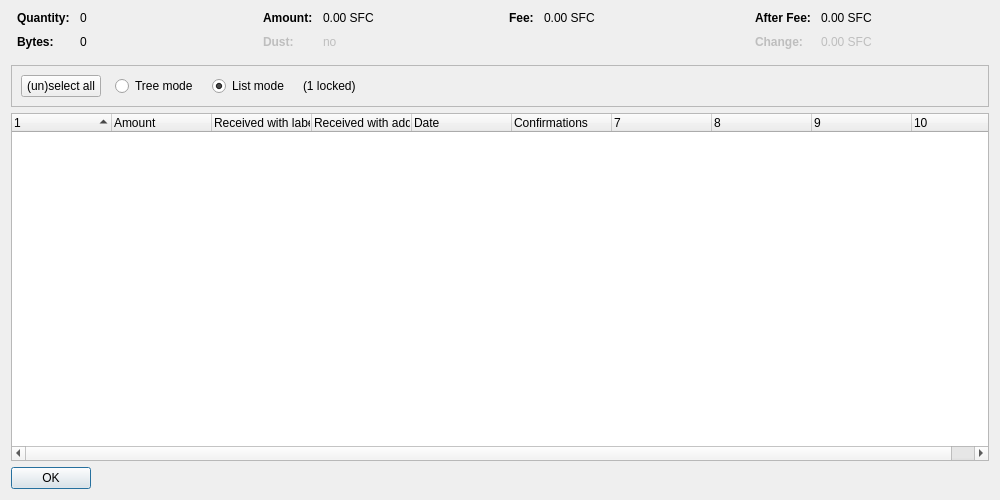
<?xml version="1.0" encoding="UTF-8"?>
<ui version="4.0">
 <class>CoinControlDialog</class>
 <widget class="QDialog" name="CoinControlDialog">
  <property name="geometry">
   <rect>
    <x>0</x>
    <y>0</y>
    <width>1000</width>
    <height>500</height>
   </rect>
  </property>
  <property name="windowTitle">
   <string>Coin Selection</string>
  </property>
  <layout class="QVBoxLayout" name="verticalLayout">
   <item>
    <layout class="QHBoxLayout" name="horizontalLayoutTop" stretch="0,0,0,0">
     <property name="topMargin">
      <number>0</number>
     </property>
     <property name="bottomMargin">
      <number>10</number>
     </property>
     <item>
      <layout class="QFormLayout" name="formLayoutCoinControl1">
       <property name="horizontalSpacing">
        <number>10</number>
       </property>
       <property name="verticalSpacing">
        <number>10</number>
       </property>
       <property name="leftMargin">
        <number>6</number>
       </property>
       <property name="rightMargin">
        <number>6</number>
       </property>
       <item row="0" column="0">
        <widget class="QLabel" name="labelCoinControlQuantityText">
         <property name="font">
          <font>
           <weight>75</weight>
           <bold>true</bold>
          </font>
         </property>
         <property name="text">
          <string>Quantity:</string>
         </property>
        </widget>
       </item>
       <item row="0" column="1">
        <widget class="QLabel" name="labelCoinControlQuantity">
         <property name="cursor">
          <cursorShape>IBeamCursor</cursorShape>
         </property>
         <property name="contextMenuPolicy">
          <enum>Qt::ActionsContextMenu</enum>
         </property>
         <property name="text">
          <string notr="true">0</string>
         </property>
         <property name="textInteractionFlags">
          <set>Qt::LinksAccessibleByMouse|Qt::TextSelectableByKeyboard|Qt::TextSelectableByMouse</set>
         </property>
        </widget>
       </item>
       <item row="1" column="0">
        <widget class="QLabel" name="labelCoinControlBytesText">
         <property name="font">
          <font>
           <weight>75</weight>
           <bold>true</bold>
          </font>
         </property>
         <property name="text">
          <string>Bytes:</string>
         </property>
        </widget>
       </item>
       <item row="1" column="1">
        <widget class="QLabel" name="labelCoinControlBytes">
         <property name="cursor">
          <cursorShape>IBeamCursor</cursorShape>
         </property>
         <property name="contextMenuPolicy">
          <enum>Qt::ActionsContextMenu</enum>
         </property>
         <property name="text">
          <string notr="true">0</string>
         </property>
         <property name="textInteractionFlags">
          <set>Qt::LinksAccessibleByMouse|Qt::TextSelectableByKeyboard|Qt::TextSelectableByMouse</set>
         </property>
        </widget>
       </item>
      </layout>
     </item>
     <item>
      <layout class="QFormLayout" name="formLayoutCoinControl2">
       <property name="horizontalSpacing">
        <number>10</number>
       </property>
       <property name="verticalSpacing">
        <number>10</number>
       </property>
       <property name="leftMargin">
        <number>6</number>
       </property>
       <property name="rightMargin">
        <number>6</number>
       </property>
       <item row="0" column="0">
        <widget class="QLabel" name="labelCoinControlAmountText">
         <property name="font">
          <font>
           <weight>75</weight>
           <bold>true</bold>
          </font>
         </property>
         <property name="text">
          <string>Amount:</string>
         </property>
        </widget>
       </item>
       <item row="0" column="1">
        <widget class="QLabel" name="labelCoinControlAmount">
         <property name="cursor">
          <cursorShape>IBeamCursor</cursorShape>
         </property>
         <property name="contextMenuPolicy">
          <enum>Qt::ActionsContextMenu</enum>
         </property>
         <property name="text">
          <string notr="true">0.00 SFC</string>
         </property>
         <property name="textInteractionFlags">
          <set>Qt::LinksAccessibleByMouse|Qt::TextSelectableByKeyboard|Qt::TextSelectableByMouse</set>
         </property>
        </widget>
       </item>
       <item row="1" column="0">
        <widget class="QLabel" name="labelCoinControlLowOutputText">
         <property name="enabled">
          <bool>false</bool>
         </property>
         <property name="font">
          <font>
           <weight>75</weight>
           <bold>true</bold>
          </font>
         </property>
         <property name="text">
          <string>Dust:</string>
         </property>
        </widget>
       </item>
       <item row="1" column="1">
        <widget class="QLabel" name="labelCoinControlLowOutput">
         <property name="enabled">
          <bool>false</bool>
         </property>
         <property name="cursor">
          <cursorShape>IBeamCursor</cursorShape>
         </property>
         <property name="contextMenuPolicy">
          <enum>Qt::ActionsContextMenu</enum>
         </property>
         <property name="text">
          <string notr="true">no</string>
         </property>
         <property name="textInteractionFlags">
          <set>Qt::LinksAccessibleByMouse|Qt::TextSelectableByKeyboard|Qt::TextSelectableByMouse</set>
         </property>
        </widget>
       </item>
      </layout>
     </item>
     <item>
      <layout class="QFormLayout" name="formLayoutCoinControl3">
       <property name="horizontalSpacing">
        <number>10</number>
       </property>
       <property name="verticalSpacing">
        <number>10</number>
       </property>
       <property name="leftMargin">
        <number>6</number>
       </property>
       <property name="rightMargin">
        <number>6</number>
       </property>
       <item row="0" column="0">
        <widget class="QLabel" name="labelCoinControlFeeText">
         <property name="font">
          <font>
           <weight>75</weight>
           <bold>true</bold>
          </font>
         </property>
         <property name="text">
          <string>Fee:</string>
         </property>
        </widget>
       </item>
       <item row="0" column="1">
        <widget class="QLabel" name="labelCoinControlFee">
         <property name="cursor">
          <cursorShape>IBeamCursor</cursorShape>
         </property>
         <property name="contextMenuPolicy">
          <enum>Qt::ActionsContextMenu</enum>
         </property>
         <property name="text">
          <string notr="true">0.00 SFC</string>
         </property>
         <property name="textInteractionFlags">
          <set>Qt::LinksAccessibleByMouse|Qt::TextSelectableByKeyboard|Qt::TextSelectableByMouse</set>
         </property>
        </widget>
       </item>
      </layout>
     </item>
     <item>
      <layout class="QFormLayout" name="formLayoutCoinControl4">
       <property name="horizontalSpacing">
        <number>10</number>
       </property>
       <property name="verticalSpacing">
        <number>10</number>
       </property>
       <property name="leftMargin">
        <number>6</number>
       </property>
       <property name="rightMargin">
        <number>6</number>
       </property>
       <item row="0" column="0">
        <widget class="QLabel" name="labelCoinControlAfterFeeText">
         <property name="font">
          <font>
           <weight>75</weight>
           <bold>true</bold>
          </font>
         </property>
         <property name="text">
          <string>After Fee:</string>
         </property>
        </widget>
       </item>
       <item row="0" column="1">
        <widget class="QLabel" name="labelCoinControlAfterFee">
         <property name="cursor">
          <cursorShape>IBeamCursor</cursorShape>
         </property>
         <property name="contextMenuPolicy">
          <enum>Qt::ActionsContextMenu</enum>
         </property>
         <property name="text">
          <string notr="true">0.00 SFC</string>
         </property>
         <property name="textInteractionFlags">
          <set>Qt::LinksAccessibleByMouse|Qt::TextSelectableByKeyboard|Qt::TextSelectableByMouse</set>
         </property>
        </widget>
       </item>
       <item row="1" column="0">
        <widget class="QLabel" name="labelCoinControlChangeText">
         <property name="enabled">
          <bool>false</bool>
         </property>
         <property name="font">
          <font>
           <weight>75</weight>
           <bold>true</bold>
          </font>
         </property>
         <property name="text">
          <string>Change:</string>
         </property>
        </widget>
       </item>
       <item row="1" column="1">
        <widget class="QLabel" name="labelCoinControlChange">
         <property name="enabled">
          <bool>false</bool>
         </property>
         <property name="cursor">
          <cursorShape>IBeamCursor</cursorShape>
         </property>
         <property name="contextMenuPolicy">
          <enum>Qt::ActionsContextMenu</enum>
         </property>
         <property name="text">
          <string notr="true">0.00 SFC</string>
         </property>
         <property name="textInteractionFlags">
          <set>Qt::LinksAccessibleByMouse|Qt::TextSelectableByKeyboard|Qt::TextSelectableByMouse</set>
         </property>
        </widget>
       </item>
      </layout>
     </item>
    </layout>
   </item>
   <item>
    <widget class="QFrame" name="frame">
     <property name="minimumSize">
      <size>
       <width>0</width>
       <height>40</height>
      </size>
     </property>
     <property name="frameShape">
      <enum>QFrame::StyledPanel</enum>
     </property>
     <property name="frameShadow">
      <enum>QFrame::Sunken</enum>
     </property>
     <layout class="QHBoxLayout" name="horizontalLayout">
      <item>
       <layout class="QHBoxLayout" name="horizontalLayoutPanel" stretch="0,0,0,0,0">
        <property name="spacing">
         <number>14</number>
        </property>
        <item>
         <widget class="QPushButton" name="pushButtonSelectAll">
          <property name="sizePolicy">
           <sizepolicy hsizetype="Maximum" vsizetype="Fixed">
            <horstretch>0</horstretch>
            <verstretch>0</verstretch>
           </sizepolicy>
          </property>
          <property name="text">
           <string>(un)select all</string>
          </property>
          <property name="autoDefault">
           <bool>false</bool>
          </property>
         </widget>
        </item>
        <item>
         <widget class="QRadioButton" name="radioTreeMode">
          <property name="sizePolicy">
           <sizepolicy hsizetype="Maximum" vsizetype="Fixed">
            <horstretch>0</horstretch>
            <verstretch>0</verstretch>
           </sizepolicy>
          </property>
          <property name="text">
           <string>Tree mode</string>
          </property>
         </widget>
        </item>
        <item>
         <widget class="QRadioButton" name="radioListMode">
          <property name="sizePolicy">
           <sizepolicy hsizetype="Maximum" vsizetype="Fixed">
            <horstretch>0</horstretch>
            <verstretch>0</verstretch>
           </sizepolicy>
          </property>
          <property name="text">
           <string>List mode</string>
          </property>
          <property name="checked">
           <bool>true</bool>
          </property>
         </widget>
        </item>
        <item>
         <widget class="QLabel" name="labelLocked">
          <property name="text">
           <string notr="true">(1 locked)</string>
          </property>
         </widget>
        </item>
        <item>
         <spacer name="horizontalSpacer">
          <property name="orientation">
           <enum>Qt::Horizontal</enum>
          </property>
          <property name="sizeHint" stdset="0">
           <size>
            <width>40</width>
            <height>20</height>
           </size>
          </property>
         </spacer>
        </item>
       </layout>
      </item>
     </layout>
    </widget>
   </item>
   <item>
    <widget class="CoinControlTreeWidget" name="treeWidget">
     <property name="contextMenuPolicy">
      <enum>Qt::CustomContextMenu</enum>
     </property>
     <property name="sortingEnabled">
      <bool>false</bool>
     </property>
     <property name="columnCount">
      <number>10</number>
     </property>
     <attribute name="headerShowSortIndicator" stdset="0">
      <bool>true</bool>
     </attribute>
     <attribute name="headerStretchLastSection">
      <bool>false</bool>
     </attribute>
     <column>
      <property name="text">
       <string/>
      </property>
     </column>
     <column>
      <property name="text">
       <string>Amount</string>
      </property>
     </column>
     <column>
      <property name="text">
       <string>Received with label</string>
      </property>
     </column>
     <column>
      <property name="text">
       <string>Received with address</string>
      </property>
     </column>
     <column>
      <property name="text">
       <string>Date</string>
      </property>
     </column>
     <column>
      <property name="text">
       <string>Confirmations</string>
      </property>
      <property name="toolTip">
       <string>Confirmed</string>
      </property>
     </column>
     <column>
      <property name="text">
       <string/>
      </property>
     </column>
     <column>
      <property name="text">
       <string/>
      </property>
     </column>
     <column>
      <property name="text">
       <string/>
      </property>
     </column>
     <column>
      <property name="text">
       <string/>
      </property>
     </column>
    </widget>
   </item>
   <item>
    <widget class="QDialogButtonBox" name="buttonBox">
     <property name="sizePolicy">
      <sizepolicy hsizetype="Maximum" vsizetype="Fixed">
       <horstretch>0</horstretch>
       <verstretch>0</verstretch>
      </sizepolicy>
     </property>
     <property name="orientation">
      <enum>Qt::Horizontal</enum>
     </property>
     <property name="standardButtons">
      <set>QDialogButtonBox::Ok</set>
     </property>
    </widget>
   </item>
  </layout>
 </widget>
 <customwidgets>
  <customwidget>
   <class>CoinControlTreeWidget</class>
   <extends>QTreeWidget</extends>
   <header>qt/coincontroltreewidget.h</header>
  </customwidget>
 </customwidgets>
 <resources/>
 <connections/>
</ui>
